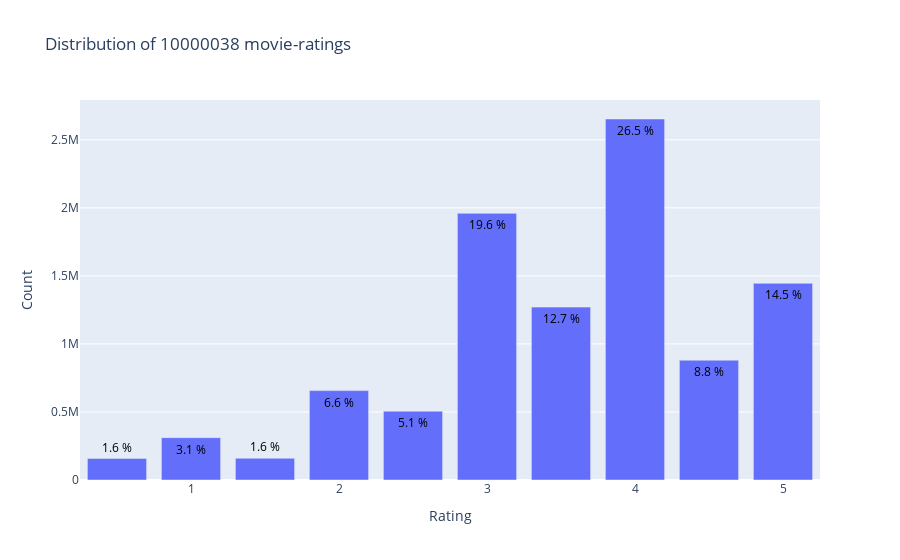

The code cell stored with this chart in its notebook:
### Markdown cell above
## Distribution by Rating

### Code cell
data = rates['rating'].value_counts().sort_index(ascending=False)
trace = go.Bar(x=data.index,
              text=['{:.1f} %'.format(val) for val in (data.values / rates.shape[0] * 100)],
              textposition='auto',
              textfont=dict(color='#000000'),
              y = data.values,
              )
# Create layout
layout = dict(title = 'Distribution of {} movie-ratings'.format(rates.shape[0]),
             xaxis = dict(title = 'Rating'),
             yaxis = dict(title = 'Count'))
# Create Plot

fig = go.Figure(data=[trace], layout=layout)
iplot(fig)

### Figure 1 — Plotly figure (JSON) as saved in the notebook; plotly's stock layout.template omitted (floating-point values rounded to 4 significant figures)
{"data": [{"text": ["14.5 %", "8.8 %", "26.5 %", "12.7 %", "19.6 %", "5.1 %", "6.6 %", "1.6 %", "3.1 %", "1.6 %"], "textfont": {"color": "#000000"}, "textposition": "auto", "type": "bar", "x": [5, 4.5, 4, 3.5, 3, 2.5, 2, 1.5, 1, 0.5], "y": [1445230, 880516, 2652977, 1270642, 1959759, 505578, 656821, 159731, 311213, 157571]}], "layout": {"title": {"text": "Distribution of 10000038 movie-ratings"}, "xaxis": {"title": {"text": "Rating"}}, "yaxis": {"title": {"text": "Count"}}}}
